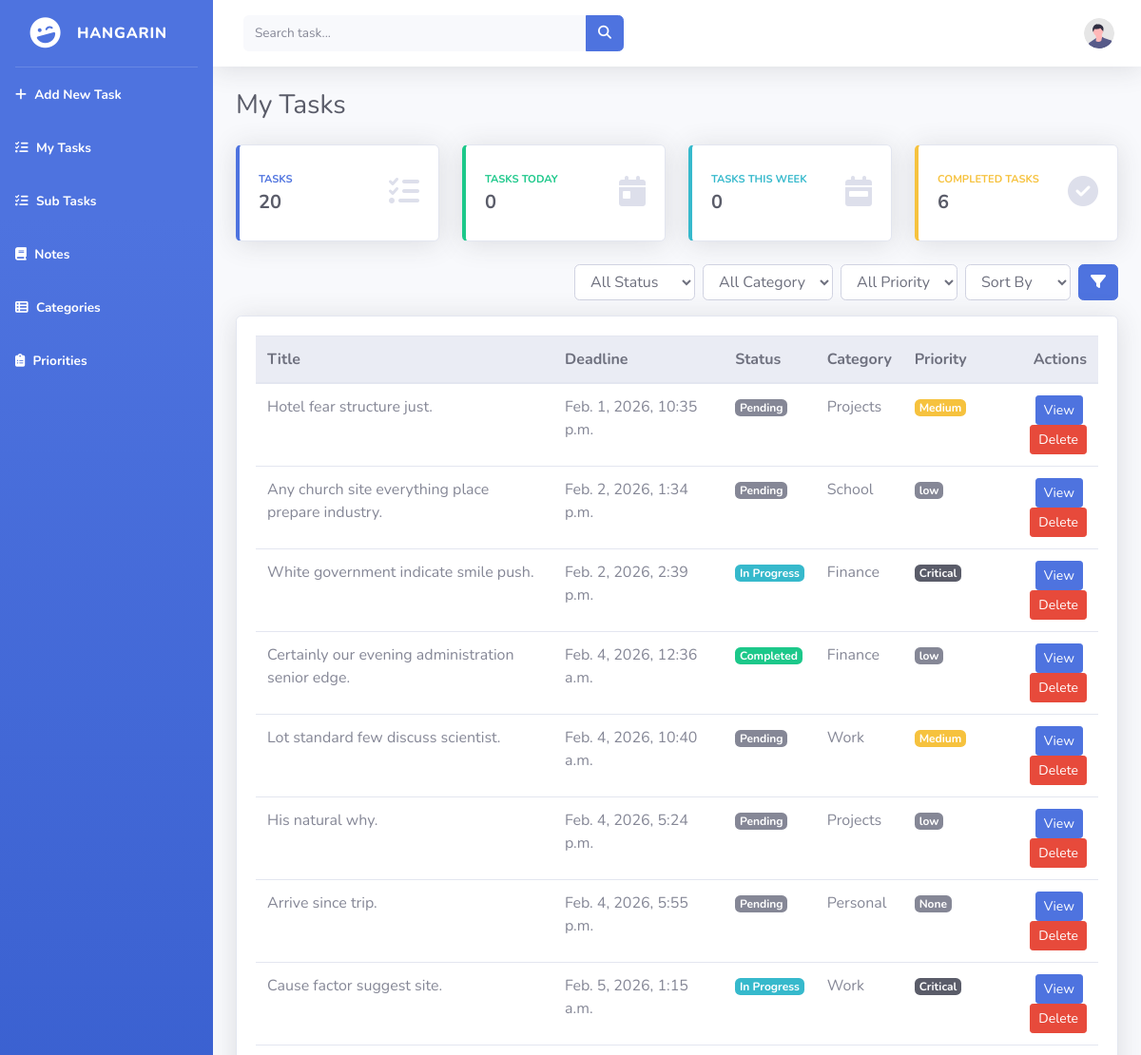
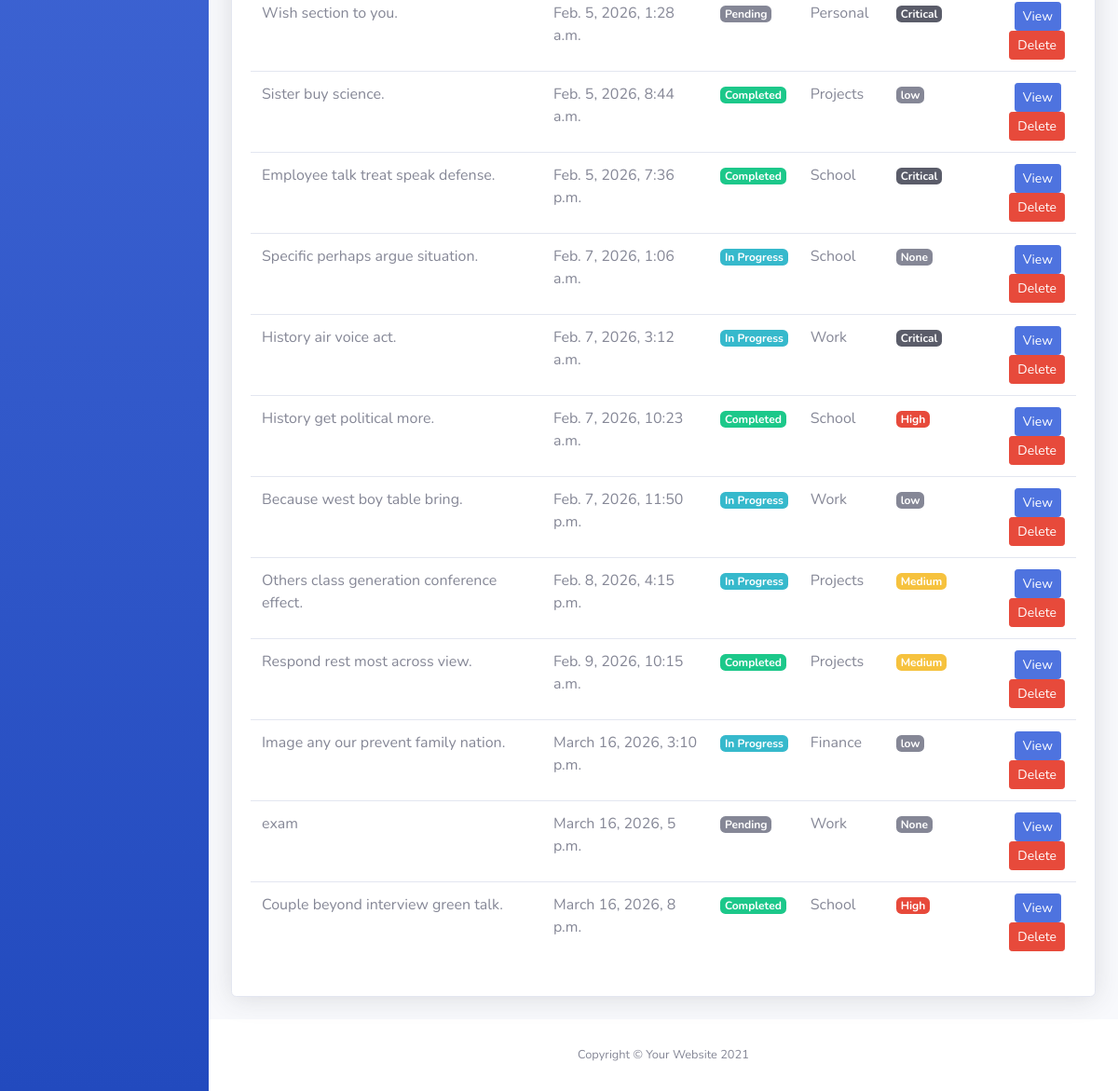
Before: / with the older database file (2 pictures, top to bottom).
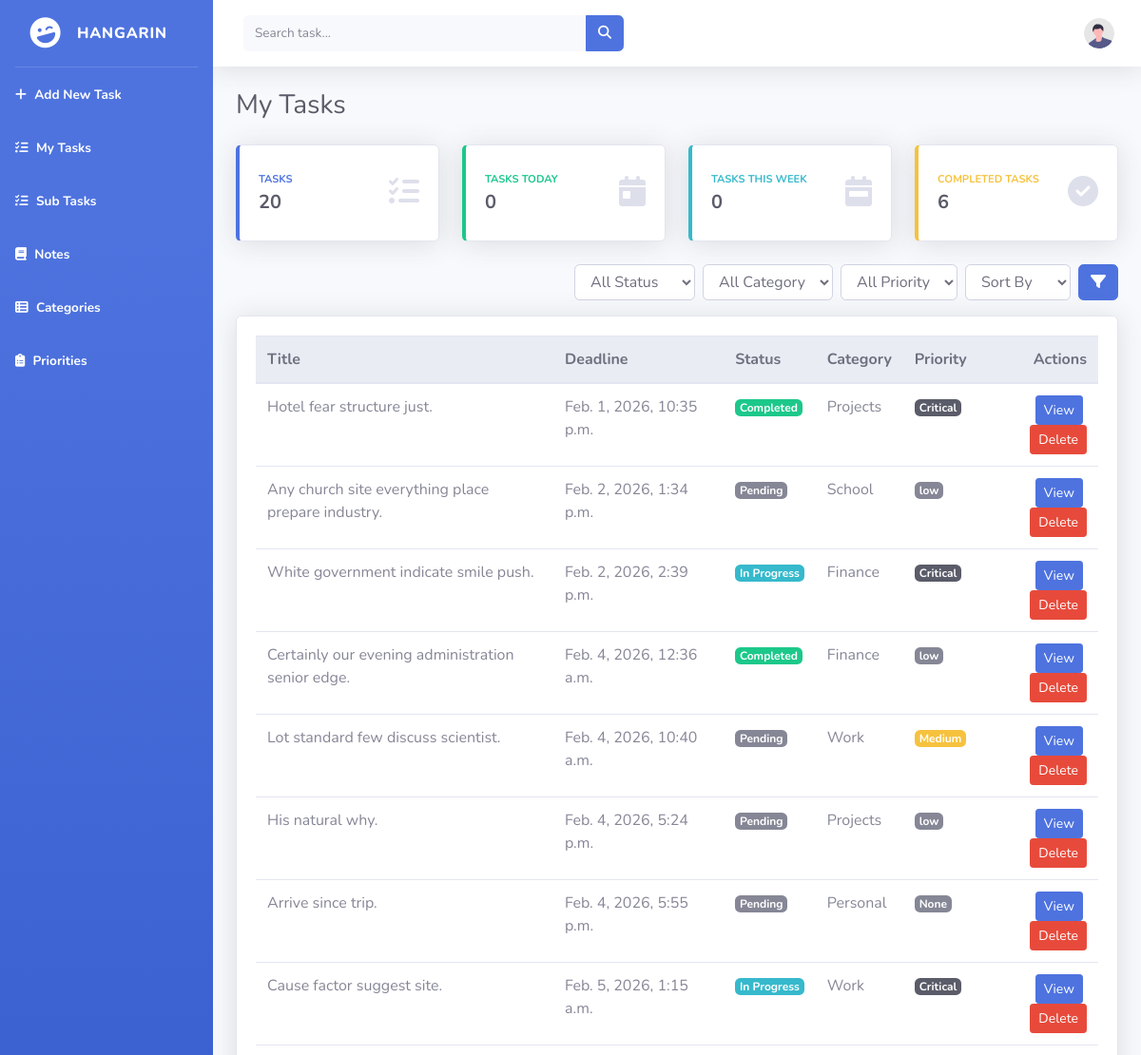
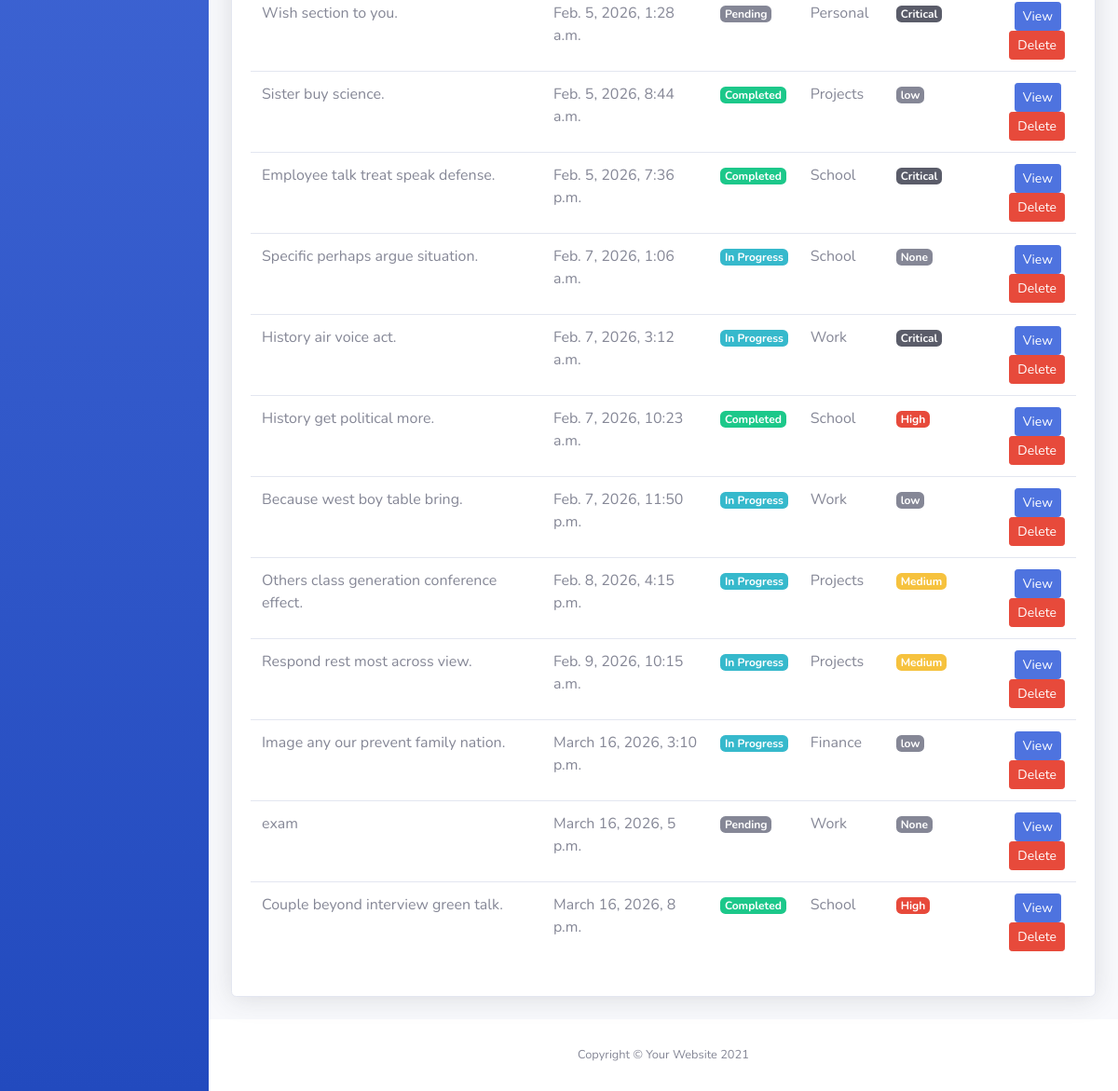
After: the same page with the newer database file (2 pictures, top to bottom).
### tasks/models.py (models this page shows, shortened)
class BaseModel(models.Model):
    created_at = models.DateTimeField(auto_now_add=True)
    updated_at = models.DateTimeField(auto_now=True)
    class Meta:
        abstract = True

class Task(BaseModel):
    STATUS_CHOICES = [
        ("Pending", "Pending"),
        ("In Progress", "In Progress"),
        ("Completed", "Completed"),
    ]
    title = models.CharField(max_length=200)
    description = models.TextField()
    deadline = models.DateTimeField()
    status = models.CharField(
        max_length=50,
        choices=STATUS_CHOICES,
        default="Pending"
    )
    category = models.ForeignKey(Category, on_delete=models.CASCADE)
    priority = models.ForeignKey(Priority, on_delete=models.CASCADE, null=True, blank=True)

class Category(models.Model):
    name = models.CharField(max_length=100)
    class Meta:
        verbose_name = "Category"
        verbose_name_plural = "Categories"
    def __str__(self):
        return self.name

class Priority(models.Model):
    name = models.CharField(max_length=100)
    class Meta:
        verbose_name = "Priority"
        verbose_name_plural = "Priorities"
    def __str__(self):
        return self.name

### tasks/views.py (the view)
# urls.py: path('', TaskListView.as_view(), name='task-list'),
class TaskListView(ListView):
    model = Task
    template_name = 'tasks_list.html'
    context_object_name = 'object_list'
    def get_queryset(self):
        qs = super().get_queryset()
        query = self.request.GET.get("q")
        if query:
            qs = qs.filter(
                Q(title__icontains=query) |
                Q(description__icontains=query)
            )
        status = self.request.GET.get('status')
        category = self.request.GET.get('category')
        priority = self.request.GET.get('priority')
        if status:
            qs = qs.filter(status=status)
        if category:
            qs = qs.filter(category__name=category)
        if priority:
            qs = qs.filter(priority__name=priority)
        allowed = ['deadline', 'status', 'category__name']
        sort_by = self.request.GET.get('sort_by')
        if sort_by == 'priority__name':
            qs = qs.annotate(
                priority_order=Case(
                    When(priority__name='Critical', then=Value(1)),
                    When(priority__name='High', then=Value(2)),
                    When(priority__name='Medium', then=Value(3)),
                    When(priority__name='Low', then=Value(4)),
                    When(priority__name__isnull=True, then=Value(5)),
                    default=Value(4),
                    output_field=IntegerField(),
                )
            ).order_by('priority_order')
        elif sort_by in allowed:
            qs = qs.order_by(sort_by)
        else:
            qs = qs.order_by('deadline')
        return qs
    def get_context_data(self, **kwargs):
        context = super().get_context_data(**kwargs)
        context["total_tasks"] = Task.objects.count()
        today = timezone.localdate()
        start_week = today - timedelta(days=today.weekday())
        end_week = start_week + timedelta(days=6)
        context["tasks_today"] = Task.objects.filter(deadline__date=today).count()
        context["tasks_this_week"] = Task.objects.filter(
            deadline__date__range=(start_week, end_week)
        ).count()
        context["completed_tasks"] = Task.objects.filter(status='Completed').count()
        return context

### templates/tasks_list.html (shortened to what this page needs)
{% extends 'base.html' %}
{% load static %}
{% block content %}
<div class="container-fluid px-4">
    <div class="d-sm-flex align-items-center justify-content-between mb-4">
        <h1 class="h3 mb-0 text-gray-800">My Tasks</h1>
    </div>
    <div class="row">
        <div class="col-xl-3 col-md-6 mb-4">
            <div class="card border-left-primary shadow h-100 py-2">
                <div class="card-body">
                    <div class="row no-gutters align-items-center">
                        <div class="col mr-2">
                            <div class="text-xs font-weight-bold text-primary text-uppercase mb-1">
                                Tasks
                            </div>
                            <div class="h5 mb-0 font-weight-bold text-gray-800">
                                {{ total_tasks }}
                            </div>
                        </div>
                        <div class="col-auto">
                            <i class="fas fa-tasks fa-2x text-gray-300"></i>
                        </div>
                    </div>
                </div>
            </div>
        </div>
        <div class="col-xl-3 col-md-6 mb-4">
            <div class="card border-left-success shadow h-100 py-2">
                <div class="card-body">
                    <div class="row no-gutters align-items-center">
                        <div class="col mr-2">
                            <div class="text-xs font-weight-bold text-success text-uppercase mb-1">
                                Tasks Today
                            </div>
                            <div class="h5 mb-0 font-weight-bold text-gray-800">
                                {{ tasks_today }}
                            </div>
                        </div>
                        <div class="col-auto">
                            <i class="fas fa-calendar-day fa-2x text-gray-300"></i>
                        </div>
                    </div>
                </div>
            </div>
        </div>
        <div class="col-xl-3 col-md-6 mb-4">
            <div class="card border-left-info shadow h-100 py-2">
                <div class="card-body">
                    <div class="row no-gutters align-items-center">
                        <div class="col mr-2">
                            <div class="text-xs font-weight-bold text-info text-uppercase mb-1">
                                Tasks This Week
                            </div>
                            <div class="h5 mb-0 font-weight-bold text-gray-800">
                                {{ tasks_this_week }}
                            </div>
                        </div>
                        <div class="col-auto">
                            <i class="fas fa-calendar-week fa-2x text-gray-300"></i>
                        </div>
                    </div>
                </div>
            </div>
        </div>
        <div class="col-xl-3 col-md-6 mb-4">
            <div class="card border-left-warning shadow h-100 py-2">
                <div class="card-body">
                    <div class="row no-gutters align-items-center">
                        <div class="col mr-2">
                            <div class="text-xs font-weight-bold text-warning text-uppercase mb-1">
                                Completed Tasks
                            </div>
                            <div class="h5 mb-0 font-weight-bold text-gray-800">
                                {{ completed_tasks }}
                            </div>
                        </div>
                        <div class="col-auto">
                            <i class="fas fa-check-circle fa-2x text-gray-300"></i>
                        </div>
                    </div>
                </div>
            </div>
        </div>
    </div>
    <div class="d-flex justify-content-end mb-3">
        <form method="GET" action="{% url 'task-list' %}" class="form-inline">
            <select name="status" class="form-control mr-2">
                <option value="">All Status</option>
            </select>
            <select name="category" class="form-control mr-2">
                <option value="">All Category</option>
            </select>
            <select name="priority" class="form-control mr-2">
                <option value="">All Priority</option>
            </select>
            <select name="sort_by" class="form-control mr-2">
                <option value="">Sort By</option>
            </select>
            <button class="btn btn-primary" type="submit">
                <i class="fas fa-filter"></i>
            </button>
        </form>
    </div>
    <div class="card shadow mb-4">
        <div class="card-body">
            <div class="table-responsive">
                <table class="table table-hover" width="100%" cellspacing="0">
                    <thead class="thead-light">
                        <tr>
                            <th>Title</th>
                            <th>Deadline</th>
                            <th>Status</th>
                            <th>Category</th>
                            <th>Priority</th>
                            <th class="text-right">Actions</th>
                        </tr>
                    </thead>
                    <tbody>
                        {% for object in object_list %}
                        <tr>
                            <td>{{ object.title }}</td>
                            <td>{{ object.deadline }}</td>
                            <td>
                                {% if object.status == "Pending" %}
                                    <span class="badge badge-secondary">Pending</span>
                                {% elif object.status == "In Progress" %}
                                    <span class="badge badge-info">In Progress</span>
                                {% elif object.status == "Completed" %}
                                    <span class="badge badge-success">Completed</span>
                                {% else %}
                                    <span class="badge badge-dark">{{ object.status }}</span>
                                {% endif %}
                            </td>
                            <td>{{ object.category }}</td>
                            <td>
                                {% if object.priority.name == "Critical" %}
                                    <span class="badge badge-dark">Critical</span>
                                {% elif object.priority.name == "High" %}
                                    <span class="badge badge-danger">High</span>
                                {% elif object.priority.name == "Medium" %}
                                    <span class="badge badge-warning">Medium</span>
                                {% elif object.priority.name == "Low" %}
                                    <span class="badge badge-success">Low</span>
                                {% else %}
                                    <span class="badge badge-secondary">{{ object.priority }}</span>
                                {% endif %}
                            </td>
                            <td class="text-right">
                                <a href="task_list/{{ object.id }}" class="btn btn-primary btn-sm mr-1">
                                    View
                                </a>
                                <a href="task_list/{{ object.id }}/delete" class="btn btn-danger btn-sm">
                                    Delete
                                </a>
                            </td>
                        </tr>
                        {% endfor %}
                    </tbody>
                </table>
            </div>
        </div>
    </div>
</div>
{% endblock %}

### templates/base.html (shortened to what this page needs)
{% load static %}
<!DOCTYPE html>
<html lang="en">
<head>
    <link href="{% static 'vendor/fontawesome-free/css/all.min.css' %}" rel="stylesheet" type="text/css">
    <link href="{% static 'css/sb-admin-2.min.css' %}" rel="stylesheet">
    <link rel="stylesheet" href="https://cdnjs.cloudflare.com/ajax/libs/font-awesome/6.5.0/css/all.min.css">
</head>
<body id="page-top">
    <div id="wrapper">
        <ul class="navbar-nav bg-gradient-primary sidebar sidebar-dark accordion" id="accordionSidebar">
            <a class="sidebar-brand d-flex align-items-center justify-content-center" href="index.html">
                <div class="sidebar-brand-icon rotate-n-15">
                    <i class="fas fa-laugh-wink"></i>
                </div>
                <div class="sidebar-brand-text mx-3">HANGARIN </div>
            </a>
            <hr class="sidebar-divider my-0">
             <li class="nav-item active">
                <a class="nav-link" href="{% url 'task-add' %}">
                    <i class="fas fa-add fa-tachometer-alt"></i>
                    <span>Add New Task</span></a>
            </li>
            <li class="nav-item active">
                <a class="nav-link" href="{% url 'task-list' %}">
                    <i class="fas fa-tasks fa-tachometer-alt"></i>
                    <span>My Tasks</span></a>
            </li>
             <li class="nav-item active">
                <a class="nav-link" href="{% url 'subtask-list' %}">
                    <i class="fas fa-tasks fa-tachometer-alt"></i>
                    <span>Sub Tasks</span></a>
            </li>
            <li class="nav-item active">
                <a class="nav-link" href="{% url 'notes-list' %}">
                    <i class="fas fa-book fa-tachometer-alt"></i>
                    <span>Notes</span></a>
            </li>
             <li class="nav-item active">
                <a class="nav-link" href="{% url 'categories-list' %}">
                    <i class="fas fa-table-list fa-tachometer-alt"></i>
                    <span>Categories</span></a>
            </li>
             <li class="nav-item active">
                <a class="nav-link" href="{% url 'priorities-list' %}">
                    <i class="fas fa-clipboard-list fa-2x text-gray-300t"></i>
                    <span>Priorities</span></a>
            </li>
        </ul>
        <div id="content-wrapper" class="d-flex flex-column">
            <div id="content">
                <nav class="navbar navbar-expand navbar-light bg-white topbar mb-4 static-top shadow">
                    <form
                        class="d-none d-sm-inline-block form-inline mr-auto ml-md-3 my-2 my-md-0 mw-100 navbar-search" action="{% url 'task-list' %}">
                        <div class="input-group">
                            <input type="text" class="form-control bg-light border-0 small" placeholder="Search task..."
                                aria-label="Search" aria-describedby="basic-addon2" name="q">
                            <div class="input-group-append">
                                <button class="btn btn-primary" type="button">
                                    <i class="fas fa-search fa-sm"></i>
                                </button>
                            </div>
                        </div>
                    </form>
                    <ul class="navbar-nav ml-auto">
                        <li class="nav-item dropdown no-arrow">
                            <a class="nav-link dropdown-toggle" href="#" id="userDropdown" role="button"
                                data-toggle="dropdown" aria-haspopup="true" aria-expanded="false">
                                <img class="img-profile rounded-circle"
                                    src="{% static 'img/undraw_profile.svg' %}">
                            </a>
                        </li>
                    </ul>
                </nav>
            <div class="main-panel">
                {% block content %}
                {% endblock %}
            </div>
            </div>
            <footer class="sticky-footer bg-white">
                <div class="container my-auto">
                    <div class="copyright text-center my-auto">
                        <span>Copyright &copy; Your Website 2021</span>
                    </div>
                </div>
            </footer>
        </div>
    </div>
</body>
</html>

Changed rows visible on the page:
changed Task "Hotel fear structure just.": status "Pending" → "Completed"; priority_id "Medium" → "Critical"
changed Task "Respond rest most across view.": status "Completed" → "In Progress"
